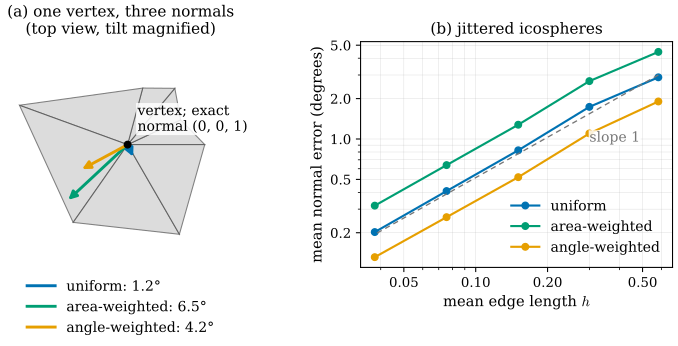

Reproduce this figure in Python.
"""Figure 31.2.1: three vertex normals on the same mesh (Section 31.2).

(a) Top view of an irregular one-ring: the vertex sits at the north pole of the unit sphere and its 7 neighbours
    lie on the sphere at longitudes (0, 25, 50, 75, 160, 235, 300) degrees and colatitudes
    (0.40, 0.30, 0.38, 0.30, 0.62, 0.50, 0.55). The exact normal is (0, 0, 1). The arrows are the horizontal
    components of the three vertex normals, magnified so that 1 degree of tilt = 0.065 units.
(b) Mean angle error (degrees) of the three normals against the exact sphere normal on jittered icospheres
    (levels 1..5; every vertex moved by 0.1 h in a random direction and projected back to the sphere, seed 1),
    against the mean edge length h. No triangle is flipped.
Self-check: the tilts are 1.24, 6.50 and 4.22 degrees; all three errors decrease by about half per level.

Run from the project root: ``PYTHONPATH=tools python3 chapters/31-meshes/figures/fig-31-2-1-vertex-normals.py``
"""

import pathlib
import sys

sys.path.insert(0, str(pathlib.Path(__file__).resolve().parents[1] / "lib"))
import dgmesh as dm  # noqa: E402

import dgfig  # noqa: E402

dgfig.setup()

import matplotlib.pyplot as plt  # noqa: E402
import numpy as np  # noqa: E402
from matplotlib.patches import FancyArrowPatch, Polygon  # noqa: E402

C = dgfig.COLORS
KINDS = [("uniform", "uniform", C["tangent"]), ("area", "area-weighted", C["third"]),
         ("angle", "angle-weighted", C["accent"])]


def one_ring():
    lon = np.radians([0, 25, 50, 75, 160, 235, 300])
    col = np.array([0.40, 0.30, 0.38, 0.30, 0.62, 0.50, 0.55])
    P = np.stack([np.sin(col) * np.cos(lon), np.sin(col) * np.sin(lon), np.cos(col)], 1)
    V = np.vstack([[0, 0, 1.0], P])
    F = np.array([[0, 1 + k, 1 + (k + 1) % 7] for k in range(7)])
    return V, F


fig, (ax, axb) = plt.subplots(1, 2, figsize=(7.6, 4.2), gridspec_kw=dict(width_ratios=[1.0, 1.05], wspace=0.3))

# ---------------------------------------------------------------- (a)
V, F = one_ring()
areas = dm.face_areas(V, F)
for f, tri in enumerate(F):
    P = V[tri][:, :2]
    ax.add_patch(Polygon(P, closed=True, fc=C["surface"], ec="#555555", lw=0.8, alpha=0.75, zorder=1))
ax.plot(0, 0, "o", color=C["main"], ms=5, zorder=8)
SCALE = 0.065
tilts = {}
for kind, label, col in KINDS:
    N = dm.vertex_normals(V, F, kind)[0]
    tilt = np.degrees(np.arccos(N[2]))
    tilts[kind] = tilt
    d = N[:2] / np.linalg.norm(N[:2]) * tilt * SCALE
    ax.add_patch(FancyArrowPatch((0, 0), d, arrowstyle="-|>", mutation_scale=12, color=col, lw=2.2,
                                 zorder=7 if kind == "uniform" else 5))
assert np.allclose([tilts["uniform"], tilts["area"], tilts["angle"]], [1.239, 6.501, 4.222], atol=2e-3)
ax.text(0.05, 0.07, "vertex; exact\nnormal (0, 0, 1)", fontsize=10.5, ha="left",
        bbox=dict(fc="white", ec="none", alpha=0.85, pad=1.0), zorder=6)
leg = [plt.Line2D([], [], color=col, lw=2.2, label=f"{label}: {tilts[k]:.1f}°") for k, label, col in KINDS]
ax.legend(handles=leg, loc="upper center", fontsize=10.5, frameon=False, bbox_to_anchor=(0.5, 0.0), ncol=1)
ax.set_aspect("equal")
ax.set_xlim(-0.62, 0.55)
ax.set_ylim(-0.62, 0.52)
ax.set_axis_off()
ax.set_title("(a) one vertex, three normals\n(top view, tilt magnified)", fontsize=11.5)

# ---------------------------------------------------------------- (b)
rng = np.random.default_rng(1)
hs, errs = [], {k: [] for k, _, _ in KINDS}
for lv in range(1, 6):
    V0, F0 = dm.icosphere(lv)
    h = np.mean([np.linalg.norm(V0[a] - V0[b]) for a, b in dm.edges(F0)])
    J = V0 + 0.1 * h * rng.normal(size=V0.shape)
    J /= np.linalg.norm(J, axis=1, keepdims=True)
    fn = dm.face_normals(J, F0)
    assert (np.einsum("ij,ij->i", fn, J[F0].mean(1)) > 0).all()  # no flipped triangle
    hs.append(h)
    for kind, _, _ in KINDS:
        N = dm.vertex_normals(J, F0, kind)
        errs[kind].append(np.degrees(np.arccos(np.clip((N * J).sum(1), -1, 1))).mean())
hs = np.array(hs)
for kind, label, col in KINDS:
    e = np.array(errs[kind])
    axb.loglog(hs, e, "o-", color=col, lw=1.6, ms=5, label=label)
    rate = np.log(e[-2] / e[-1]) / np.log(hs[-2] / hs[-1])
    assert 0.8 < rate < 1.2
axb.loglog(hs, 3.0 * hs / hs[0] * 1.0, ls=(0, (4, 3)), color=C["aux"], lw=1.0)
axb.text(hs[1] * 1.0, 3.0 * hs[1] / hs[0] * 0.62, "slope 1", color=C["aux"], fontsize=10.5,
         bbox=dict(fc="white", ec="none", alpha=0.85, pad=0.5))
from matplotlib.ticker import FixedLocator, NullFormatter, ScalarFormatter
axb.yaxis.set_major_locator(FixedLocator([0.2, 0.5, 1, 2, 5]))
axb.yaxis.set_major_formatter(ScalarFormatter())
axb.yaxis.set_minor_formatter(NullFormatter())
axb.xaxis.set_major_locator(FixedLocator([0.05, 0.1, 0.2, 0.5]))
axb.xaxis.set_major_formatter(ScalarFormatter())
axb.xaxis.set_minor_formatter(NullFormatter())
axb.set_xlabel(r"mean edge length $h$")
axb.set_ylabel("mean normal error (degrees)")
axb.legend(fontsize=10.5, frameon=False, loc="lower right")
axb.set_title("(b) jittered icospheres", fontsize=11.5)
axb.grid(True, which="both", lw=0.3, alpha=0.5)

fig.subplots_adjust(left=0.02, right=0.98, top=0.86, bottom=0.3)
dgfig.save(fig, __file__)
